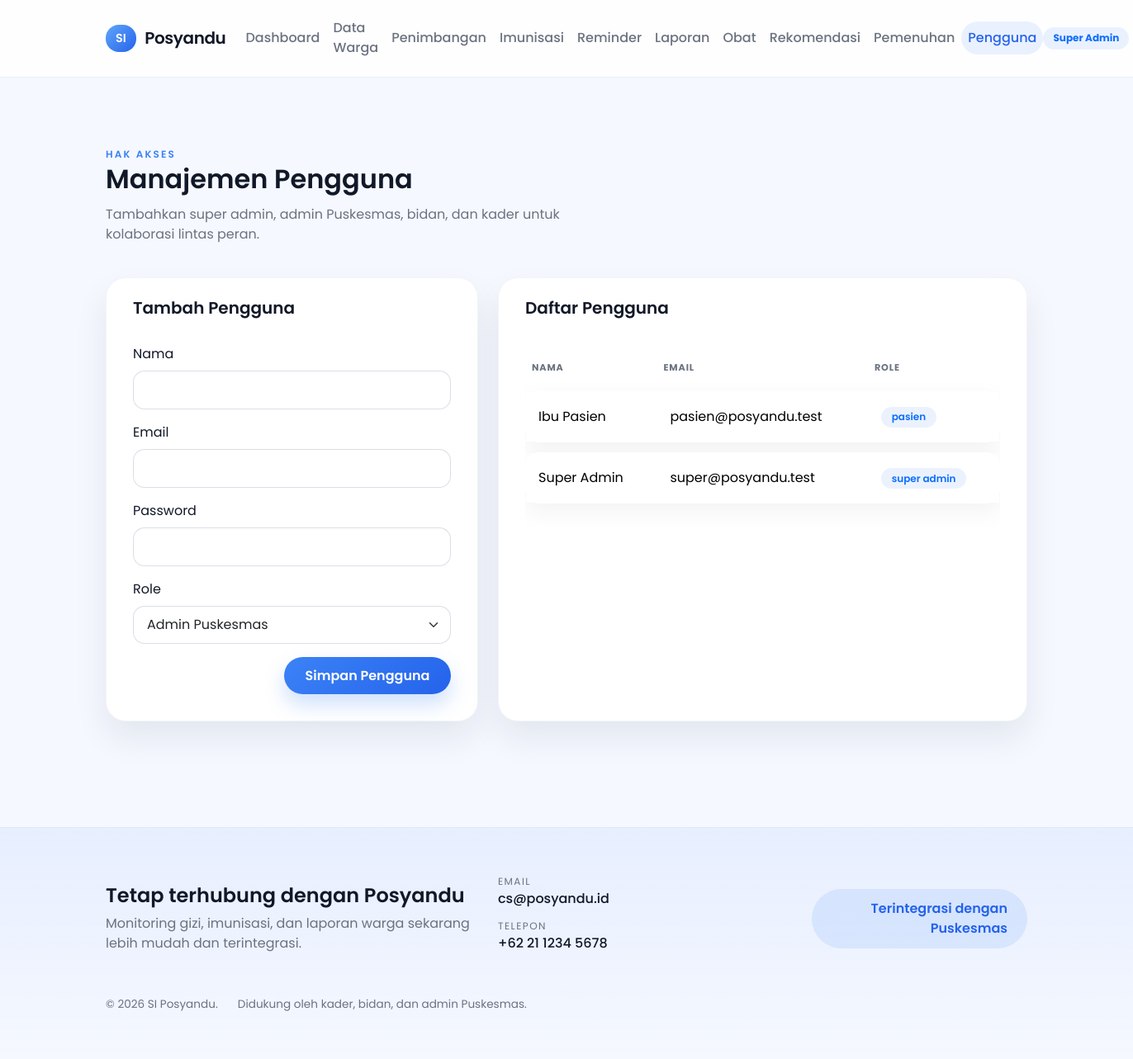
The page /public/index.php?page=users (signed in) on the database its author committed.
### tables this page shows
CREATE TABLE users (
    id INT AUTO_INCREMENT PRIMARY KEY,
    name VARCHAR(100) NOT NULL,
    email VARCHAR(120) NOT NULL UNIQUE,
    password VARCHAR(255) NOT NULL,
    role ENUM('super_admin', 'admin', 'midwife', 'kader', 'pasien') NOT NULL DEFAULT 'kader',
    created_at TIMESTAMP DEFAULT CURRENT_TIMESTAMP
);

### app/Controllers/UserController.php (called while the page is built, shortened)
<?php
class UserController
{
    private User $users;
    public function __construct()
    {
        $this->users = new User();
    }
    public function index(): void
    {
        $users = $this->users->all();
        include __DIR__ . '/../Views/users/index.php';
    }
}

### app/Helpers.php (called while the page is built, shortened)
<?php
function app_config(): array
{
    static $config;
    if ($config === null) {
        $config = require __DIR__ . '/config.php';
    }
    return $config;
}
function config(?string $key = null, $default = null)
{
    $config = app_config();
    $segments = explode('.', $key);
    $value = $config;
    foreach ($segments as $segment) {
        $value = $value[$segment];
    }
    return $value;
}
function app_base_path(): string
{
    $base = trim((string) config('app.base_url', ''));
    if ($base === '' || $base === '/') {
        $scriptName = $_SERVER['SCRIPT_NAME'] ?? '/index.php';
        $dir = str_replace('\\', '/', dirname($scriptName));
        return rtrim($dir, '/');
    }
    return '/' . ltrim(rtrim($base, '/'), '/');
}
function app_entry_script(): string
{
    $base = app_base_path();
    $scriptName = $_SERVER['SCRIPT_NAME'] ?? '/index.php';
    return $base . '/index.php';
}
function url(string $path = ''): string
{
    $base = app_base_path();
    if ($path[0] === '?') {
        return app_entry_script() . $path;
    }
    $prefix = $base === '' ? '' : rtrim($base, '/');
    return $prefix . '/' . ltrim($path, '/');
}
function user(): ?array
{
    return $_SESSION['user'] ?? null;
}

### app/config.php (called while the page is built)
<?php
return [
    'db' => [
        'host' => '127.0.0.1',
        'port' => '3306',
        'database' => 'si_posyandu',
        'username' => 'root',
        'password' => '',
        'charset' => 'utf8mb4',
    ],
    'app' => [
        'base_url' => getenv('APP_BASE_URL') ?: '',
        'name' => 'SI Posyandu',
        'timezone' => getenv('APP_TIMEZONE') ?: 'Asia/Jakarta'
    ],
    'midtrans' => [
        'server_key' => getenv('MIDTRANS_SERVER_KEY') ?: '',
        'client_key' => getenv('MIDTRANS_CLIENT_KEY') ?: '',
        'is_production' => getenv('MIDTRANS_IS_PRODUCTION') === 'true'
    ]
];

### app/Models/BaseModel.php (called while the page is built, shortened)
<?php
abstract class BaseModel
{
    public function __construct()
    {
        $this->db = Database::getInstance();
    }
}

### app/Database.php (called while the page is built, shortened)
<?php
class Database
{
    private static ?\PDO $instance = null;
    public static function getInstance(): \PDO
    {
        if (self::$instance === null) {
            $db = config('db');
            $dsn = sprintf(
                'mysql:host=%s;port=%s;dbname=%s;charset=%s',
                $db['host'],
                $db['port'],
                $db['database'],
                $db['charset']
            );
            try {
                self::$instance = new \PDO($dsn, $db['username'], $db['password'], [
                    \PDO::ATTR_ERRMODE => \PDO::ERRMODE_EXCEPTION,
                    \PDO::ATTR_DEFAULT_FETCH_MODE => \PDO::FETCH_ASSOC,
                ]);
            } catch (\PDOException $e) {
                if (str_contains($e->getMessage(), 'Unknown database')) {
                    self::createDatabase($db);
                    self::$instance = new \PDO($dsn, $db['username'], $db['password'], [
                        \PDO::ATTR_ERRMODE => \PDO::ERRMODE_EXCEPTION,
                        \PDO::ATTR_DEFAULT_FETCH_MODE => \PDO::FETCH_ASSOC,
                    ]);
                } else {
                    throw $e;
                }
            }
        }
        return self::$instance;
    }
}

### app/Models/User.php (called while the page is built, shortened)
<?php
class User extends BaseModel
{
    public function all(): array
    {
        $stmt = $this->db->query('SELECT id, name, email, role FROM users ORDER BY name');
        return $stmt->fetchAll();
    }
}

### app/Views/users/index.php (the view, shortened to what this page needs)
<?php include __DIR__ . '/../layouts/header.php'; ?>
<section class="section section--page">
    <div class="container">
        <div class="section-heading">
            <span class="section-eyebrow">Hak Akses</span>
            <h2 class="section-title">Manajemen Pengguna</h2>
            <p class="section-subtitle">Tambahkan super admin, admin Puskesmas, bidan, dan kader untuk kolaborasi lintas peran.</p>
        </div>
        <div class="row g-4">
            <div class="col-lg-5">
                <div class="surface-card h-100">
                    <div class="surface-header">
                        <h3>Tambah Pengguna</h3>
                    </div>
                    <div class="surface-body">
                        <form method="post" action="<?= url('?page=users-store') ?>" class="form-grid">
                            <div class="mb-3">
                                <label class="form-label">Nama</label>
                                <input type="text" name="name" class="form-control form-control-modern" required>
                            </div>
                            <div class="mb-3">
                                <label class="form-label">Email</label>
                                <input type="email" name="email" class="form-control form-control-modern" required>
                            </div>
                            <div class="mb-3">
                                <label class="form-label">Password</label>
                                <input type="password" name="password" class="form-control form-control-modern" required>
                            </div>
                            <div class="mb-3">
                                <label class="form-label">Role</label>
                                <select name="role" class="form-select form-select-modern" required>
                                    <option value="admin">Admin Puskesmas</option>
                                </select>
                            </div>
                            <div class="form-actions text-end">
                                <button class="btn btn-primary" type="submit">Simpan Pengguna</button>
                            </div>
                        </form>
                    </div>
                </div>
            </div>
            <div class="col-lg-7">
                <div class="surface-card h-100">
                    <div class="surface-header">
                        <h3>Daftar Pengguna</h3>
                    </div>
                    <div class="surface-body">
                        <div class="table-responsive">
                            <table class="table table-modern align-middle">
                                <thead>
                                    <tr>
                                        <th>Nama</th>
                                        <th>Email</th>
                                        <th>Role</th>
                                    </tr>
                                </thead>
                                <tbody>
                                    <?php foreach ($users as $item): ?>
                                        <tr>
                                            <td><?= htmlspecialchars($item['name']) ?></td>
                                            <td><?= htmlspecialchars($item['email']) ?></td>
                                            <td><span class="badge bg-soft-primary text-primary"><?= htmlspecialchars(str_replace('_', ' ', $item['role'])) ?></span></td>
                                        </tr>
                                    <?php endforeach; ?>
                                </tbody>
                            </table>
                        </div>
                    </div>
                </div>
            </div>
        </div>
    </div>
</section>
<?php include __DIR__ . '/../layouts/footer.php'; ?>

### app/Views/layouts/nav.php (shortened to what this page needs)
<?php
$currentUser = user();
$currentPage = $_GET['page'] ?? ($currentUser ? 'dashboard' : 'landing');
$baseLandingUrl = url('?page=landing');
?>
<header class="site-header">
    <nav class="navbar navbar-expand-lg site-navbar">
        <div class="container">
            <a class="navbar-brand site-brand" href="<?= $currentUser ? url('?page=dashboard') : $baseLandingUrl ?>">
                <span class="brand-badge">SI</span>
                <span class="brand-text">Posyandu</span>
            </a>
            <div class="collapse navbar-collapse" id="navbarMain">
                <?php if ($currentUser): ?>
                    <ul class="navbar-nav ms-auto align-items-lg-center">
                        <?php if ($currentUser['role'] === 'pasien'): ?>
                            <li class="nav-item"><a class="nav-link <?= $currentPage === 'patient-dashboard' ? 'active' : '' ?>" href="<?= url('?page=patient-dashboard') ?>">Dashboard</a></li>
                            <li class="nav-item"><a class="nav-link <?= str_starts_with($currentPage, 'recommendation') ? 'active' : '' ?>" href="<?= url('?page=recommendations') ?>">Rekomendasi</a></li>
                            <li class="nav-item"><a class="nav-link <?= $currentPage === 'fulfillment-orders' ? 'active' : '' ?>" href="<?= url('?page=fulfillment-orders') ?>">Pemenuhan</a></li>
                            <li class="nav-item"><a class="nav-link <?= $currentPage === 'patient-profile' ? 'active' : '' ?>" href="<?= url('?page=patient-profile') ?>">Profil & BPJS</a></li>
                        <?php else: ?>
                            <li class="nav-item"><a class="nav-link <?= $currentPage === 'dashboard' ? 'active' : '' ?>" href="<?= url('?page=dashboard') ?>">Dashboard</a></li>
                            <li class="nav-item"><a class="nav-link <?= $currentPage === 'residents' ? 'active' : '' ?>" href="<?= url('?page=residents') ?>">Data Warga</a></li>
                            <li class="nav-item"><a class="nav-link <?= $currentPage === 'measurements' ? 'active' : '' ?>" href="<?= url('?page=measurements') ?>">Penimbangan</a></li>
                            <li class="nav-item"><a class="nav-link <?= $currentPage === 'immunizations' ? 'active' : '' ?>" href="<?= url('?page=immunizations') ?>">Imunisasi</a></li>
                            <li class="nav-item"><a class="nav-link <?= $currentPage === 'reminders' ? 'active' : '' ?>" href="<?= url('?page=reminders') ?>">Reminder</a></li>
                            <li class="nav-item"><a class="nav-link <?= $currentPage === 'reports' ? 'active' : '' ?>" href="<?= url('?page=reports') ?>">Laporan</a></li>
                            <?php if (in_array($currentUser['role'], ['super_admin', 'admin'], true)): ?>
                                <li class="nav-item"><a class="nav-link <?= $currentPage === 'medicines' || str_starts_with($currentPage, 'admin-medicines') ? 'active' : '' ?>" href="<?= url('?page=medicines') ?>">Obat</a></li>
                                <li class="nav-item"><a class="nav-link <?= $currentPage === 'recommendations' || str_starts_with($currentPage, 'admin-recommendations') ? 'active' : '' ?>" href="<?= url('?page=recommendations') ?>">Rekomendasi</a></li>
                                <li class="nav-item"><a class="nav-link <?= $currentPage === 'fulfillment-orders' ? 'active' : '' ?>" href="<?= url('?page=fulfillment-orders') ?>">Pemenuhan</a></li>
                                <li class="nav-item"><a class="nav-link <?= $currentPage === 'users' ? 'active' : '' ?>" href="<?= url('?page=users') ?>">Pengguna</a></li>
                            <?php endif; ?>
                        <?php endif; ?>
                        <li class="nav-item nav-item--profile">
                            <span class="badge rounded-pill bg-soft-primary text-primary me-lg-3">
                                <?= htmlspecialchars(ucwords(str_replace('_', ' ', $currentUser['role']))) ?>
                            </span>
                        </li>
                    </ul>
                <?php endif; ?>
            </div>
        </div>
    </nav>
</header>

### public/assets/css/styles.css (style rules this page uses)
:root { --primary: #3b82f6; --primary-dark: #2563eb; --primary-soft: rgba(59, 130, 246, 0.1); --success: #16a34a; --success-soft: rgba(22, 163, 74, 0.12); --warning: #f97316; --warning-soft: rgba(249, 115, 22, 0.12); --info-soft: rgba(59, 130, 246, 0.14); --bg-surface: #ffffff; --bg-page: #f5f8ff; --text-primary: #111827; --text-muted: #6b7280; --border: #e5e7eb; --shadow: 0 20px 40px rgba(15, 23, 42, 0.08); --radius-lg: 28px; }
* { box-sizing: border-box; }
body { font-family: 'Poppins', sans-serif; background: var(--bg-page); color: var(--text-primary); min-height: 100vh; }
.app-body--authenticated { background: var(--bg-page); }
.site-header { position: sticky; top: 0; z-index: 50; backdrop-filter: blur(14px); background: rgba(255, 255, 255, 0.85); border-bottom: 1px solid rgba(148, 163, 184, 0.18); }
.site-navbar { padding: 0.9rem 0; }
.site-brand { display: flex; align-items: center; font-weight: 600; font-size: 1.25rem; color: var(--text-primary); gap: 0.65rem; }
.brand-badge { background: linear-gradient(135deg, #60a5fa, #2563eb); color: #fff; border-radius: 16px; padding: 0.35rem 0.75rem; font-size: 0.9rem; font-weight: 600; }
.brand-text { font-weight: 600; letter-spacing: -0.02em; }
.navbar-nav .nav-link { font-weight: 500; color: var(--text-muted); padding: 0.5rem 1rem; border-radius: 999px; transition: all 0.2s ease; }
.navbar-nav .nav-link:hover, .navbar-nav .nav-link.active { color: var(--primary-dark); background-color: rgba(59, 130, 246, 0.1); }
.nav-item--profile .badge { font-size: 0.75rem; padding: 0.45rem 0.75rem; background: rgba(59, 130, 246, 0.12); }
.btn-primary { background: linear-gradient(135deg, var(--primary), var(--primary-dark)); border: none; border-radius: 999px; padding: 0.65rem 1.6rem; font-weight: 600; box-shadow: 0 12px 24px rgba(59, 130, 246, 0.25); }
.section { padding: 4rem 0; }
.section--page, .section--dashboard { padding-top: 3rem; }
.section-eyebrow { text-transform: uppercase; letter-spacing: 0.18em; font-size: 0.75rem; font-weight: 600; color: var(--primary); }
.section-title { font-size: 2rem; font-weight: 600; margin-bottom: 0.75rem; }
.section-subtitle { color: var(--text-muted); max-width: 38rem; }
.section-heading { margin-bottom: 2.5rem; }
.surface-card { background: var(--bg-surface); border-radius: 24px; box-shadow: var(--shadow); border: 1px solid rgba(148, 163, 184, 0.12); }
.surface-header { padding: 1.5rem 2rem 0; }
.surface-header h3 { font-size: 1.25rem; font-weight: 600; }
.surface-body { padding: 1.5rem 2rem 2rem; }
.table-modern { border-collapse: separate; border-spacing: 0 0.75rem; }
.table-modern thead th { border: none; text-transform: uppercase; font-size: 0.7rem; color: var(--text-muted); letter-spacing: 0.08em; }
.table-modern tbody tr { background: #fff; box-shadow: 0 10px 30px rgba(15, 23, 42, 0.05); }
.table-modern tbody td { border: none; vertical-align: middle; padding: 1.15rem 1rem; }
.table-modern tbody tr td:first-child { border-top-left-radius: 18px; border-bottom-left-radius: 18px; }
.table-modern tbody tr td:last-child { border-top-right-radius: 18px; border-bottom-right-radius: 18px; }
.table-modern .badge { font-weight: 600; padding: 0.4rem 0.8rem; border-radius: 999px; }
.badge.bg-soft-primary { background: var(--primary-soft); color: var(--primary-dark); }
.form-control-modern, .form-select-modern { border-radius: 14px; border: 1px solid rgba(148, 163, 184, 0.35); padding: 0.65rem 1rem; }

### rows shown on the page
users: role "Super Admin", name "Super Admin", email "super@posyandu.test", role "super admin"
users: name "Ibu Pasien", email "pasien@posyandu.test", role "pasien"

### other values the page prints
config('app.name', 'SI Posyandu') "SI Posyandu"
